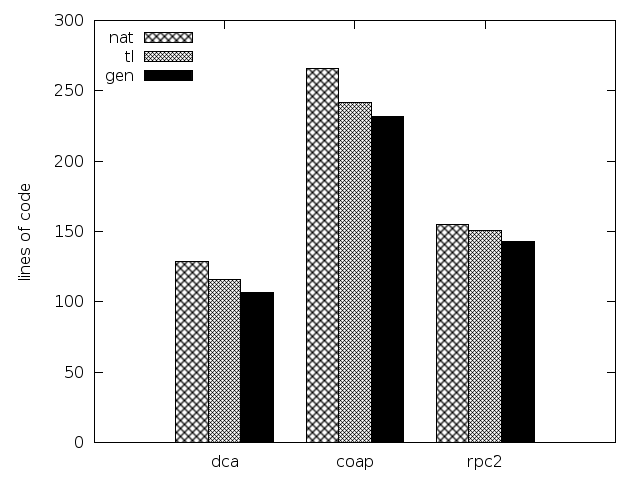

Recreate this plot in Python.
import plotting
import StringIO
import os

script = """
set terminal pngcairo mono size 640, 480
set output '%(outfile)s.png'

set style data histogram
set style histogram cluster gap 1

set style fill pattern 1 border

set key left
set auto x
set yrange [0:*]

set ylabel "lines of code"

plot '%(infile)s' using 2:xtic(1) title col, '' using 3:xtic(1) title col, '' using 4:xtic(1) title col
"""

def plot(path, values, (apps_, variants_, measurements), numbers):
    assert "loc" in measurements
    
    apps = ["dca", "coap", "rpc2"]
    assert set(apps).issubset(set(apps_)), str(apps_)

    variants = ["nat", "tl", "gen"]
    assert set(variants).issubset(set(variants_)), str(variants_)

    plotdata = plotting.grouped_boxes(values, apps, variants, "loc")

    config = {'outfile': os.path.join(path, "loc")}
    plotting.plot(script, config, plotdata)

    lst = []
    for a in apps:
        lst.append(plotting.frac(values[(a, "nat", "loc")], values[(a, "gen", "loc")]))

    numbers.write("savings: min: %.2f\n" % min(lst))
    numbers.write("savings: max: %.2f\n" % max(lst))
